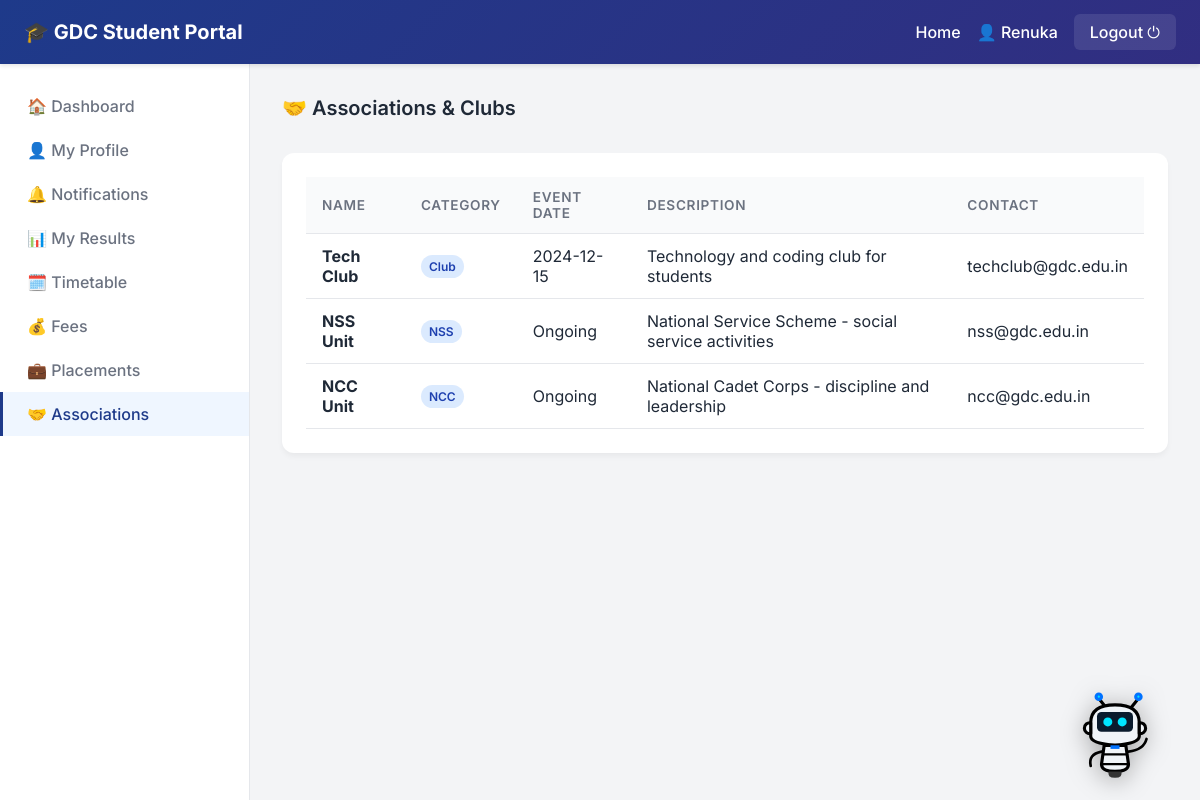
Screenshot of /student/associations (signed in) with the database file from the repository.
### models.py (models this page shows)
class Association(db.Model):
    id = db.Column(db.Integer, primary_key=True)
    name = db.Column(db.String(100), nullable=False)
    description = db.Column(db.Text)
    event_date = db.Column(db.String(30))
    category = db.Column(db.String(50))  # NSS, NCC, Club, Sports
    contact = db.Column(db.String(100))

### student_routes.py (the view)
@student_bp.route('/associations')
@student_required
def student_associations():
    associations = Association.query.order_by(Association.event_date.desc()).all()
    student = Student.query.get(session['user_id'])
    return render_template('student/associations.html', student=student, associations=associations)

### student_routes.py (called while the page is built)
def student_required(f):
    from functools import wraps
    @wraps(f)
    def decorated(*args, **kwargs):
        if session.get('role') != 'student':
            return redirect(url_for('login'))
        return f(*args, **kwargs)
    return decorated

### templates/student/associations.html (shortened to what this page needs)
{% extends "student/base_student.html" %}
{% block content %}
<div class="card-header"><h2 class="card-title">🤝 Associations & Clubs</h2></div>
{% if associations %}
<div class="card">
  <table>
    <tr><th>Name</th><th>Category</th><th>Event Date</th><th>Description</th><th>Contact</th></tr>
    {% for a in associations %}
    <tr>
      <td><strong>{{ a.name }}</strong></td>
      <td><span class="badge badge-blue">{{ a.category or 'General' }}</span></td>
      <td>{{ a.event_date or 'Ongoing' }}</td>
      <td>{{ a.description or '-' }}</td>
      <td>{{ a.contact or '-' }}</td>
    </tr>
    {% endfor %}
  </table>
</div>
{% else %}
<div class="card">
  <p style="text-align:center;color:#888;padding:30px;">No associations or clubs listed yet. Check back later!</p>
</div>
{% endif %}
{% endblock %}

### static/css/style.css (style rules this page uses)
:root { --primary: #1e3a8a; --secondary: #d97706; --bg-color: #f3f4f6; --text-dark: #1f2937; --text-light: #6b7280; --white: #ffffff; --sidebar-w: 250px; }
* { margin: 0; padding: 0; box-sizing: border-box; }
body { font-family: 'Inter', sans-serif; background-color: var(--bg-color); color: var(--text-dark); }
.card { background: var(--white); padding: 24px; border-radius: 12px; box-shadow: 0 4px 6px -1px rgba(0,0,0,0.05); margin-bottom: 24px; }
.card-header { border-bottom: 1px solid #f3f4f6; padding-bottom: 16px; margin-bottom: 16px; display: flex; justify-content: space-between; align-items: center; }
.card-title { font-size: 1.25rem; font-weight: 600; color: var(--text-dark); }
table { width: 100%; border-collapse: collapse; }
th, td { padding: 12px 16px; text-align: left; border-bottom: 1px solid #e5e7eb; }
th { background: #f9fafb; font-weight: 600; font-size: 0.85rem; text-transform: uppercase; color: var(--text-light); letter-spacing: 0.05em; }
.badge { display: inline-block; padding: 4px 8px; border-radius: 9999px; font-size: 0.75rem; font-weight: 600; }
.badge-blue { background: #dbeafe; color: #1e40af; }

### rows the page displays
Association: name "Tech Club", category "Club", event_date "2024-12-15", description "Technology and coding club for students", contact "techclub@gdc.edu.in"
Association: name "NSS Unit", category "NSS", event_date "Ongoing", description "National Service Scheme - social service activities", contact "nss@gdc.edu.in"
Association: name "NCC Unit", category "NCC", event_date "Ongoing", description "National Cadet Corps - discipline and leadership", contact "ncc@gdc.edu.in"

### other values shown
{{ session.name }} "Renuka"
